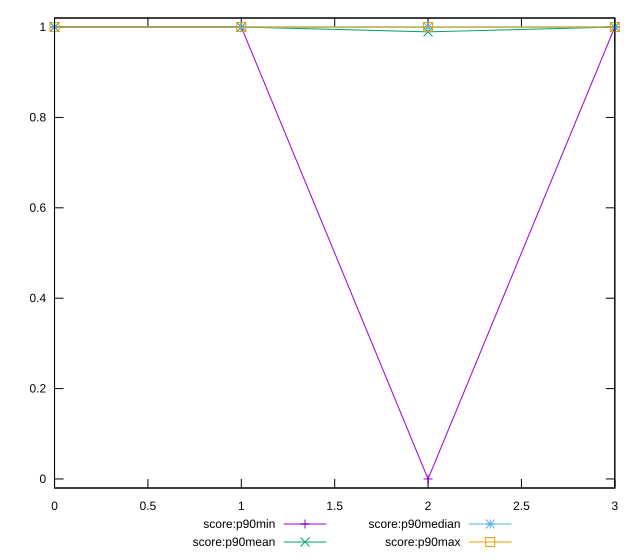

gnuplot code for this plot:
reset

$scoreP90Min <<EOF
0 1
1 1
2 0
3 1
EOF

$scoreP90Mean <<EOF
0 1
1 1
2 0.9893617021276596
3 1
EOF

$scoreP90Median <<EOF
0 1
1 1
2 1
3 1
EOF

$scoreP90Max <<EOF
0 1
1 1
2 1
3 1
EOF

set key outside below
set xrange [0:3]
set yrange [-0.02:1.02]
set trange [-0.02:1.02]
set terminal svg size 640, 560 enhanced background rgb 'white'
set output "reports/report_00031_2021-02-24T23-18-18.084Z/server-response-time/progression/score.svg"

plot $scoreP90Min title "score:p90min" with linespoints, \
     $scoreP90Mean title "score:p90mean" with linespoints, \
     $scoreP90Median title "score:p90median" with linespoints, \
     $scoreP90Max title "score:p90max" with linespoints

reset
